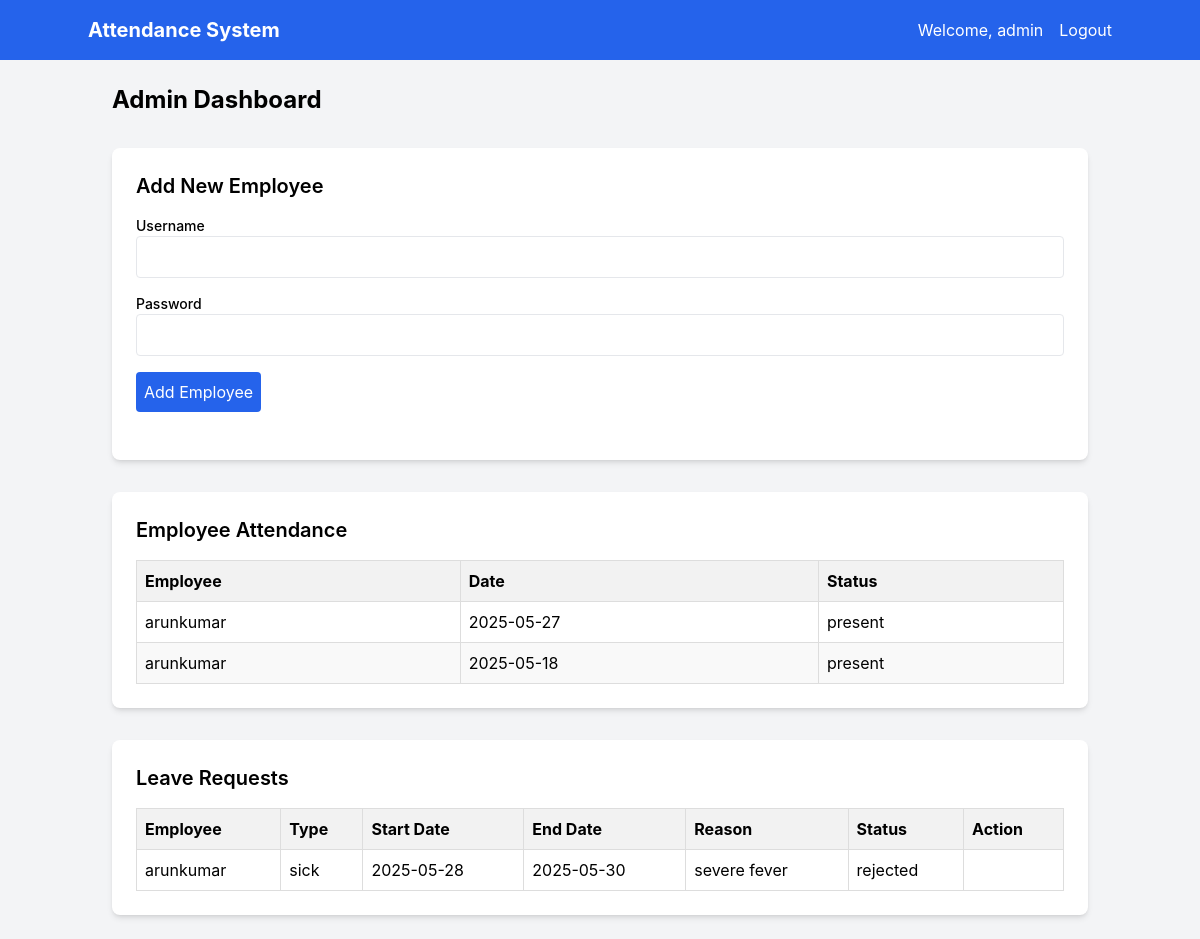
The page /admin (signed in) on the database its author committed.
### tables this page shows
CREATE TABLE attendance (
            id INTEGER PRIMARY KEY AUTOINCREMENT,
            user_id INTEGER,
            date TEXT NOT NULL,
            status TEXT NOT NULL,
            FOREIGN KEY (user_id) REFERENCES users(id)
        );

CREATE TABLE users (
            id INTEGER PRIMARY KEY AUTOINCREMENT,
            username TEXT NOT NULL UNIQUE,
            password TEXT NOT NULL,
            role TEXT NOT NULL DEFAULT 'employee'
        );

CREATE TABLE leaves (
            id INTEGER PRIMARY KEY AUTOINCREMENT,
            user_id INTEGER,
            leave_type TEXT NOT NULL,
            start_date TEXT NOT NULL,
            end_date TEXT NOT NULL,
            reason TEXT,
            status TEXT NOT NULL DEFAULT 'pending',
            FOREIGN KEY (user_id) REFERENCES users(id)
        );

### app.py (the view, shortened to what this page needs)
@app.route('/admin', methods=['GET', 'POST'])
def admin_dashboard():
    if 'user_id' not in session or session['role'] != 'admin':
        return redirect(url_for('login'))
    conn = get_db_connection()
    leaves = conn.execute('SELECT l.*, u.username FROM leaves l JOIN users u ON l.user_id = u.id ORDER BY l.start_date DESC').fetchall()
    attendance = conn.execute('SELECT a.*, u.username FROM attendance a JOIN users u ON a.user_id = u.id ORDER BY a.date DESC').fetchall()
    conn.close()
    return render_template('admin.html', leaves=leaves, attendance=attendance)

### app.py (called while the page is built)
def get_db_connection():
    conn = sqlite3.connect('attendance.db')
    conn.row_factory = sqlite3.Row
    return conn

### templates/admin.html (shortened to what this page needs)
{% extends 'base.html' %}
{% block content %}
<div class="space-y-8">
    <h2 class="text-2xl font-bold">Admin Dashboard</h2>
    <div class="bg-white p-6 rounded-lg shadow-md">
        <h3 class="text-xl font-semibold mb-4">Add New Employee</h3>
        <form method="POST" class="space-y-4 mb-6">
            <div>
                <label for="new_username" class="block text-sm font-medium">Username</label>
                <input type="text" id="new_username" name="new_username" class="w-full p-2 border rounded" required>
            </div>
            <div>
                <label for="new_password" class="block text-sm font-medium">Password</label>
                <input type="password" id="new_password" name="new_password" class="w-full p-2 border rounded" required>
            </div>
            <button type="submit" class="bg-blue-600 text-white p-2 rounded hover:bg-blue-700">Add Employee</button>
        </form>
    </div>
    <div class="bg-white p-6 rounded-lg shadow-md">
        <h3 class="text-xl font-semibold mb-4">Employee Attendance</h3>
        <table class="w-full border-collapse">
            <thead>
                <tr class="bg-gray-200">
                    <th class="border p-2">Employee</th>
                    <th class="border p-2">Date</th>
                    <th class="border p-2">Status</th>
                </tr>
            </thead>
            <tbody>
                {% for record in attendance %}
                <tr>
                    <td class="border p-2">{{ record.username }}</td>
                    <td class="border p-2">{{ record.date }}</td>
                    <td class="border p-2">{{ record.status }}</td>
                </tr>
                {% endfor %}
            </tbody>
        </table>
    </div>
    <div class="bg-white p-6 rounded-lg shadow-md">
        <h3 class="text-xl font-semibold mb-4">Leave Requests</h3>
        <table class="w-full border-collapse">
            <thead>
                <tr class="bg-gray-200">
                    <th class="border p-2">Employee</th>
                    <th class="border p-2">Type</th>
                    <th class="border p-2">Start Date</th>
                    <th class="border p-2">End Date</th>
                    <th class="border p-2">Reason</th>
                    <th class="border p-2">Status</th>
                    <th class="border p-2">Action</th>
                </tr>
            </thead>
            <tbody>
                {% for leave in leaves %}
                <tr>
                    <td class="border p-2">{{ leave.username }}</td>
                    <td class="border p-2">{{ leave.leave_type }}</td>
                    <td class="border p-2">{{ leave.start_date }}</td>
                    <td class="border p-2">{{ leave.end_date }}</td>
                    <td class="border p-2">{{ leave.reason }}</td>
                    <td class="border p-2">{{ leave.status }}</td>
                    <td class="border p-2">
                    </td>
                </tr>
                {% endfor %}
            </tbody>
        </table>
    </div>
</div>
{% endblock %}

### templates/base.html (shortened to what this page needs)
<!DOCTYPE html>
<html lang="en">
<head>
    <script src="https://cdn.tailwindcss.com"></script>
    <link rel="stylesheet" href="{{ url_for('static', filename='css/styles.css') }}">
</head>
<body class="bg-gray-100">
    <nav class="bg-blue-600 text-white p-4">
        <div class="container mx-auto flex justify-between items-center">
            <h1 class="text-xl font-bold">Attendance System</h1>
            {% if session.username %}
            <div class="flex items-center space-x-4">
                <span>Welcome, {{ session.username }}</span>
                <a href="{{ url_for('logout') }}" class="hover:underline">Logout</a>
            </div>
            {% endif %}
        </div>
    </nav>
    <div class="container mx-auto p-6">
        {% block content %}
        {% endblock %}
    </div>
</body>
</html>

### static/css/styles.css (style rules this page uses)
body { font-family: 'Inter', sans-serif; }
table { width: 100%; border-collapse: collapse; }
th, td { padding: 8px; text-align: left; border: 1px solid #ddd; }
th { background-color: #f2f2f2; }
tr:nth-child(even) { background-color: #f9f9f9; }

### rows shown on the page
attendance: username "arunkumar", date "2025-05-27", status "present"
attendance: username "arunkumar", date "2025-05-18", status "present"
leaves: username "arunkumar", leave_type "sick", start_date "2025-05-28", end_date "2025-05-30", reason "severe fever", status "rejected"

### other values the page prints
{{ session.username }} "admin"
